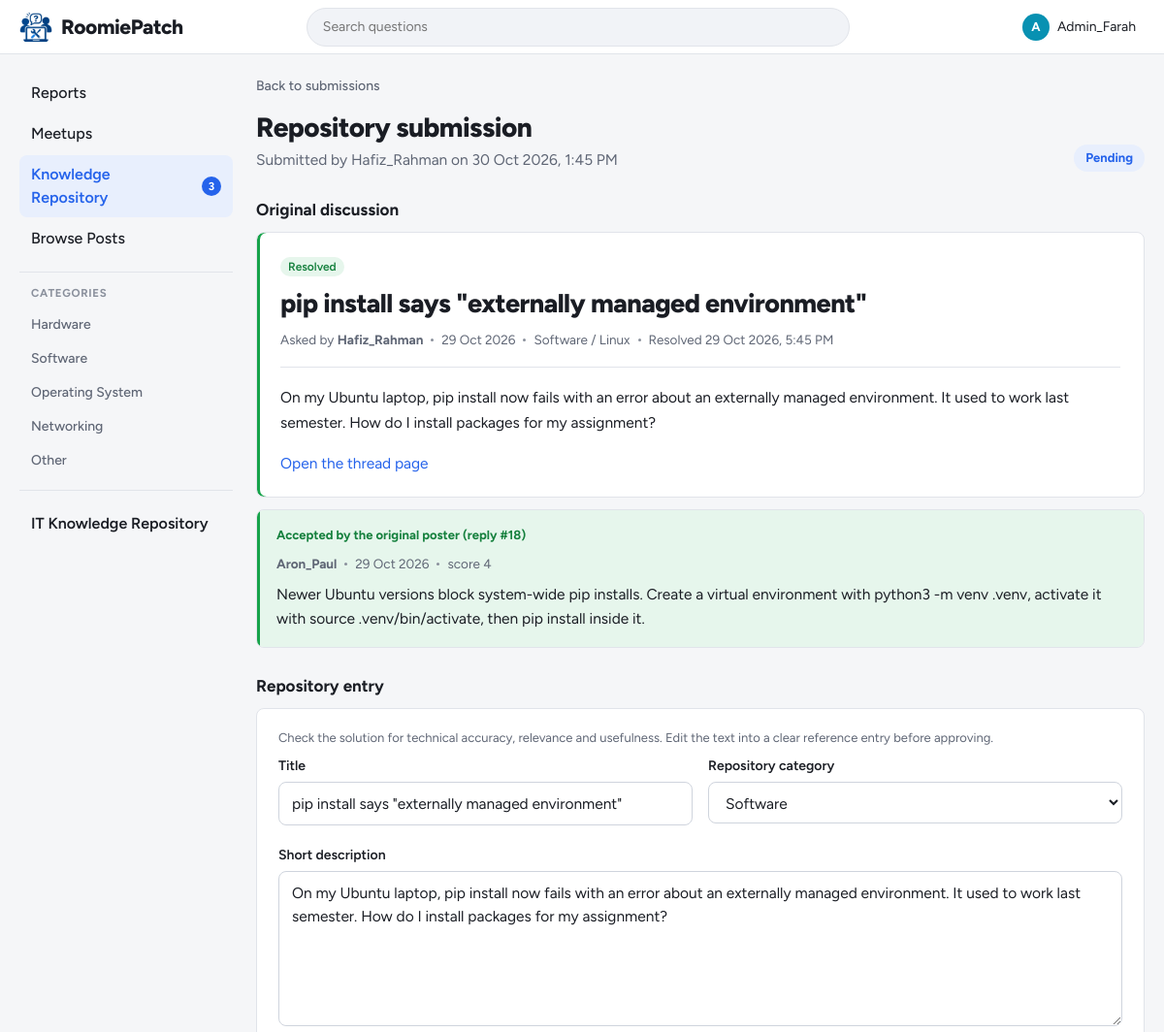
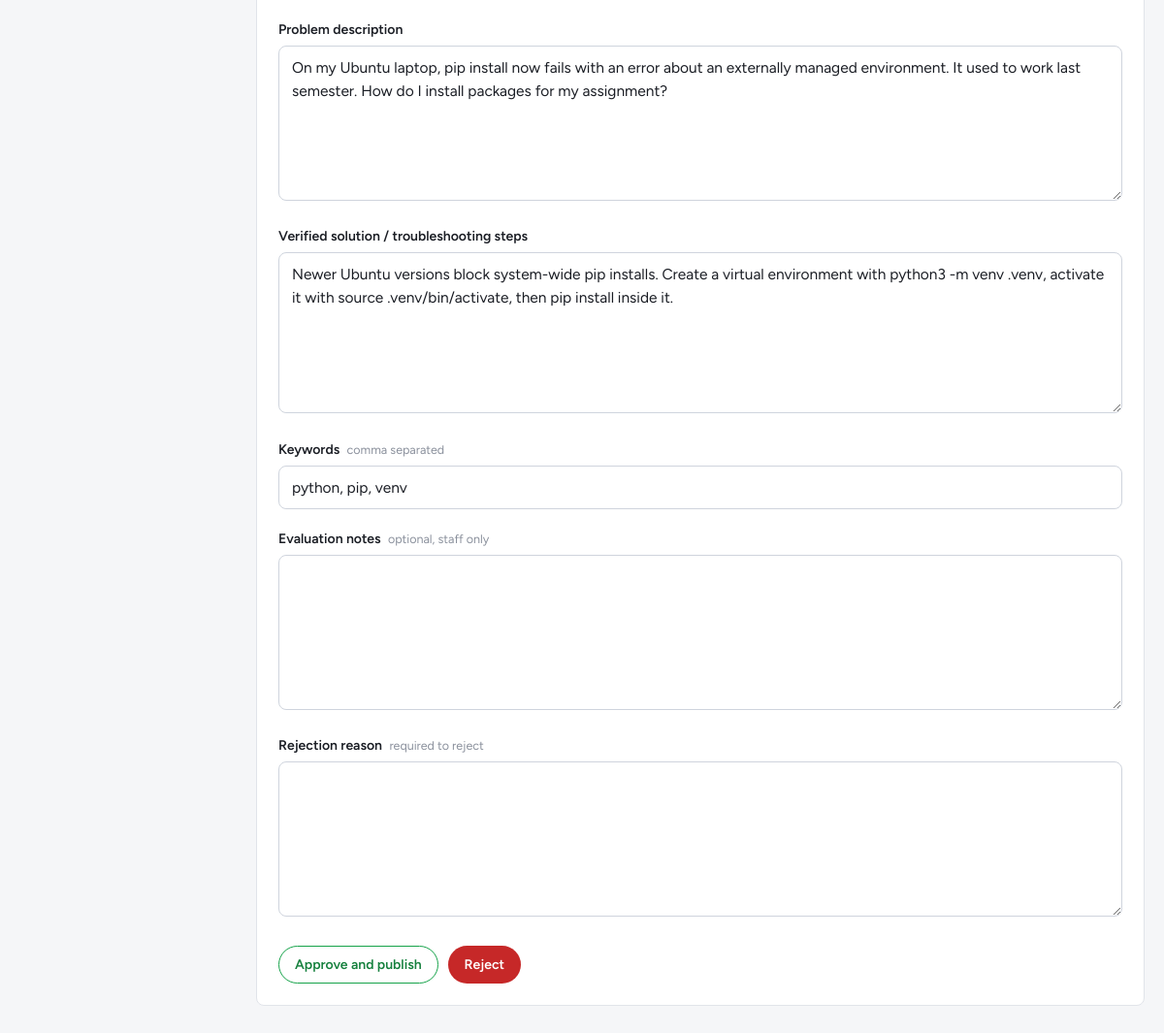
Screenshot of /admin/repository_review.php?id=10 (signed in) with the database file from the repository (2 pictures, top to bottom).
### tables this page shows
CREATE TABLE categories (
    category_id   INT AUTO_INCREMENT PRIMARY KEY,
    category_name VARCHAR(50) NOT NULL UNIQUE
);

CREATE TABLE repository_entries (
    entry_id          INT AUTO_INCREMENT PRIMARY KEY,
    post_id           INT NULL,
    accepted_reply_id INT NULL,
    category          ENUM('Hardware', 'Software', 'Operating System', 'Networking', 'Programming', 'Security', 'General IT') NOT NULL,
    title             VARCHAR(150) NOT NULL,
    summary           VARCHAR(300) NOT NULL,
    problem           TEXT NOT NULL,
    solution          TEXT NOT NULL,
    keywords          VARCHAR(255) NULL,
    contributor_id    INT NULL,                   
    solver_id         INT NULL,                   
    submitted_by      INT NULL,
    submitted_at      DATETIME NOT NULL DEFAULT CURRENT_TIMESTAMP,
    status            ENUM('Pending', 'Approved', 'Rejected') NOT NULL DEFAULT 'Pending',
    reviewed_by       INT NULL,                   
    reviewed_at       DATETIME NULL,
    review_notes      TEXT NULL,
    rejection_reason  TEXT NULL,
    is_published      TINYINT(1) NOT NULL DEFAULT 0,
    published_at      DATETIME NULL,
    unpublished_at    DATETIME NULL,
    UNIQUE KEY uq_repository_post (post_id),
    KEY idx_repository_status (status, is_published),
    KEY idx_repository_category (category),
    KEY idx_repository_published (published_at),
    FOREIGN KEY (post_id) REFERENCES posts(post_id) ON DELETE SET NULL,
    FOREIGN KEY (accepted_reply_id) REFERENCES replies(reply_id) ON DELETE SET NULL,
    FOREIGN KEY (contributor_id) REFERENCES users(user_id) ON DELETE SET NULL,
    FOREIGN KEY (solver_id) REFERENCES users(user_id) ON DELETE SET NULL,
    FOREIGN KEY (submitted_by) REFERENCES users(user_id) ON DELETE SET NULL,
    FOREIGN KEY (reviewed_by) REFERENCES users(user_id) ON DELETE SET NULL
);

CREATE TABLE users (
    user_id   INT AUTO_INCREMENT PRIMARY KEY,
    username  VARCHAR(50)  NOT NULL UNIQUE,
    login_id  VARCHAR(20)  NOT NULL UNIQUE,       
    password  VARCHAR(255) NOT NULL,              
    role      ENUM('student', 'admin') NOT NULL DEFAULT 'student',
     
     
    reputation INT NOT NULL DEFAULT 0,
     
     
    is_certified_technician TINYINT(1) NOT NULL DEFAULT 0,
    bio       TEXT NULL
);

CREATE TABLE posts (
    post_id     INT AUTO_INCREMENT PRIMARY KEY,
    user_id     INT NOT NULL,
    title       VARCHAR(150) NOT NULL,
    description TEXT NOT NULL,
    category_id INT NOT NULL,
    device_os   ENUM('Windows', 'macOS', 'Linux', 'Android', 'iOS', 'Other') NOT NULL,
    tags        VARCHAR(255) NULL,                 
    status      ENUM('Open', 'Resolved') NOT NULL DEFAULT 'Open',
     
     
     
    accepted_reply_id INT NULL,
    resolved_at DATETIME NULL,
    created_at  DATETIME NOT NULL DEFAULT CURRENT_TIMESTAMP,
    KEY idx_posts_resolved_at (resolved_at),
    FOREIGN KEY (user_id) REFERENCES users(user_id) ON DELETE CASCADE,
    FOREIGN KEY (category_id) REFERENCES categories(category_id)
);

CREATE TABLE replies (
    reply_id    INT AUTO_INCREMENT PRIMARY KEY,
    post_id     INT NOT NULL,
    user_id     INT NOT NULL,
    content     TEXT NOT NULL,
    is_resolved TINYINT(1) NOT NULL DEFAULT 0,     
    created_at  DATETIME NOT NULL DEFAULT CURRENT_TIMESTAMP,
    FOREIGN KEY (post_id) REFERENCES posts(post_id) ON DELETE CASCADE,
    FOREIGN KEY (user_id) REFERENCES users(user_id) ON DELETE CASCADE
);

### admin/repository_review.php (the view, shortened to what this page needs)
<?php
require_once '../config/db.php';
$entry_id = (int) get_text('id');
$stmt = $conn->prepare('
    SELECT e.*, c.username AS contributor, s.username AS solver, sb.username AS submitter, rv.username AS reviewer,
           p.title AS post_title, p.description AS post_description, p.status AS post_status,
           p.resolved_at, p.created_at AS post_created, p.device_os, p.tags, cat.category_name
    FROM repository_entries e
    LEFT JOIN users c ON c.user_id = e.contributor_id
    LEFT JOIN users s ON s.user_id = e.solver_id
    LEFT JOIN users sb ON sb.user_id = e.submitted_by
    LEFT JOIN users rv ON rv.user_id = e.reviewed_by
    LEFT JOIN posts p ON p.post_id = e.post_id
    LEFT JOIN categories cat ON cat.category_id = p.category_id
    WHERE e.entry_id = ?');
$stmt->bind_param('i', $entry_id);
$stmt->execute();
$entry = $stmt->get_result()->fetch_assoc();
$technician = is_certified_technician($conn);
$replies = $entry['post_id'] !== null ? get_replies($conn, (int) $entry['post_id'], (int) $_SESSION['user_id']) : [];
$active = 'repository_admin';
include '../includes/header.php';
$tab = strtolower($entry['status']);
?>
<main class="content">
    <a class="back-link" href="<?= BASE_URL ?>admin/repository.php?tab=<?= $tab ?>"><?= icon('chevron-left', 16) ?>Back to submissions</a>
    <div class="page-head page-head-row">
        <div>
            <h1>Repository submission</h1>
            <p>Submitted by <?= e($entry['submitter'] ?? 'deleted user') ?> on <?= e(date('j M Y, g:i A', strtotime($entry['submitted_at']))) ?></p>
        </div>
        <span class="repo-status <?= $tab ?>"><?= e($entry['status']) ?><?= $entry['status'] === 'Approved' && !$entry['is_published'] ? ' (unpublished)' : '' ?></span>
    </div>
    <h2 class="replies-heading">Original discussion</h2>
    <?php if ($entry['post_id'] === null): ?>
        <div class="feed"><div class="empty-state"><strong>The original post was removed</strong>The reviewed entry text below is kept.</div></div>
    <?php else: ?>
        <article class="thread<?= $entry['post_status'] === 'Resolved' ? ' is-resolved' : '' ?>">
            <span class="status-badge <?= $entry['post_status'] === 'Resolved' ? 'resolved' : 'open' ?>"><?= e($entry['post_status']) ?></span>
            <h3 class="thread-title"><?= e($entry['post_title']) ?></h3>
            <div class="thread-meta">
                <span>Asked by <strong><?= e($entry['contributor'] ?? 'deleted user') ?></strong></span>
                <span class="dot" aria-hidden="true"></span>
                <span><?= e(date('j M Y', strtotime($entry['post_created']))) ?></span>
                <span class="dot" aria-hidden="true"></span>
                <span><?= e($entry['category_name']) ?> / <?= e($entry['device_os']) ?></span>
                <span class="dot" aria-hidden="true"></span>
                <span>Resolved <?= $entry['resolved_at'] ? e(date('j M Y, g:i A', strtotime($entry['resolved_at']))) : '-' ?></span>
            </div>
            <div class="thread-body"><?= nl2br(e($entry['post_description'])) ?></div>
            <a href="<?= BASE_URL ?>student/post.php?id=<?= (int) $entry['post_id'] ?>" target="_blank" rel="noopener">Open the thread page</a>
        </article>
        <div class="reply-list review-replies">
            <?php foreach ($replies as $r): ?>
                <?php $accepted = (int) $r['reply_id'] === (int) $entry['accepted_reply_id']; ?>
                <article class="reply<?= $accepted ? ' resolved' : '' ?>">
                    <?php if ($accepted): ?>
                        <div class="resolved-label"><?= icon('check', 16) ?>Accepted by the original poster (reply #<?= (int) $r['reply_id'] ?>)</div>
                    <?php endif; ?>
                    <div class="reply-meta">
                        <strong><?= e($r['username']) ?></strong>
                        <span class="dot" aria-hidden="true"></span>
                        <span><?= e(date('j M Y', strtotime($r['created_at']))) ?></span>
                        <span class="dot" aria-hidden="true"></span>
                        <span>score <?= (int) $r['score'] ?></span>
                    </div>
                    <div class="reply-body"><?= nl2br(e($r['content'])) ?></div>
                </article>
            <?php endforeach; ?>
        </div>
    <?php endif; ?>
    <h2 class="replies-heading">Repository entry</h2>
    <?php if ($entry['status'] === 'Pending' && $technician): ?>
        <form class="form-card" method="post" action="<?= BASE_URL ?>actions/repository_review.php" novalidate>
            <p class="field-hint">Check the solution for technical accuracy, relevance and usefulness. Edit the text into a clear reference entry before approving.</p>
            <div class="form-row">
                <div class="form-group">
                    <label for="title">Title</label>
                    <input class="input" id="title" name="title" maxlength="150" value="<?= e($entry['title']) ?>">
                </div>
                <div class="form-group">
                    <label for="category">Repository category</label>
                    <select class="input" id="category" name="category">
                        <?php foreach (REPO_CATEGORIES as $cat): ?>
                            <option <?= $cat === $entry['category'] ? 'selected' : '' ?>><?= e($cat) ?></option>
                        <?php endforeach; ?>
                    </select>
                </div>
            </div>
            <div class="form-group">
                <label for="summary">Short description</label>
                <textarea class="input" id="summary" name="summary" rows="2" maxlength="300"><?= e($entry['summary']) ?></textarea>
            </div>
            <div class="form-group">
                <label for="problem">Problem description</label>
                <textarea class="input" id="problem" name="problem" rows="4"><?= e($entry['problem']) ?></textarea>
            </div>
            <div class="form-group">
                <label for="solution">Verified solution / troubleshooting steps</label>
                <textarea class="input" id="solution" name="solution" rows="6"><?= e($entry['solution']) ?></textarea>
            </div>
            <div class="form-group">
                <label for="keywords">Keywords <span class="optional">comma separated</span></label>
                <input class="input" id="keywords" name="keywords" maxlength="255" value="<?= e($entry['keywords']) ?>">
            </div>
            <div class="form-group">
                <label for="review_notes">Evaluation notes <span class="optional">optional, staff only</span></label>
                <textarea class="input" id="review_notes" name="review_notes" rows="2"></textarea>
            </div>
            <div class="form-group">
                <label for="rejection_reason">Rejection reason <span class="optional">required to reject</span></label>
                <textarea class="input" id="rejection_reason" name="rejection_reason" rows="2"></textarea>
            </div>
            <div class="form-actions">
                <button type="submit" name="action" value="approve" class="btn btn-resolve"
                        onclick="return confirm('Approve and publish this entry permanently in the IT Knowledge Repository?');"><?= icon('check', 16) ?>Approve and publish</button>
                <button type="submit" name="action" value="reject" class="btn btn-danger"
                        onclick="return confirm('Reject this submission? It will never appear in the repository.');">Reject</button>
            </div>
        </form>
    <?php endif; ?>
</main>
<?php include '../includes/footer.php'; ?>

### includes/sidebar.php (shortened to what this page needs)
<?php
function nav_link($key, $href, $icon_name, $label, $active, $badge = null)
{
    $class = $key === $active ? 'nav-link active' : 'nav-link';
    $current = $key === $active ? ' aria-current="page"' : '';
    $badge_html = '';
    if ($badge !== null) {
        $badge_html = '<span class="nav-badge" data-badge="' . $key . '"' . ($badge > 0 ? '' : ' hidden') . '>'
            . ($badge > 99 ? '99+' : $badge) . '</span>';
    }
    return '<a class="' . $class . '" href="' . BASE_URL . $href . '"' . $current . '>'
        . icon($icon_name) . '<span>' . e($label) . '</span>' . $badge_html . '</a>';
}
?>
<nav class="sidebar" aria-label="Main">
    <?php if ($is_admin): ?>
        <div class="nav-group">
            <?= nav_link('reports', 'admin/dashboard.php', 'flag', 'Reports', $active) ?>
            <?= nav_link('meetups', 'admin/meetups.php', 'meetup', 'Meetups', $active) ?>
            <?php $repo_pending = (int) $conn->query("SELECT COUNT(*) FROM repository_entries WHERE status = 'Pending'")->fetch_row()[0]; ?>
            <?= nav_link('repository_admin', 'admin/repository.php', 'book', 'Knowledge Repository', $active, $repo_pending) ?>
            <?= nav_link('browse', 'student/browse.php', 'list', 'Browse Posts', $active) ?>
        </div>
    <?php endif; ?>
    <div class="nav-group">
        <h2 class="nav-heading">Categories</h2>
        <?php
        $categories = $conn->query('SELECT category_id, category_name FROM categories ORDER BY category_id');
        while ($cat = $categories->fetch_assoc()):
        ?>
            <a class="nav-link nav-link-plain" href="<?= BASE_URL ?>student/browse.php?category=<?= (int) $cat['category_id'] ?>">
                <?= e($cat['category_name']) ?>
            </a>
        <?php endwhile; ?>
    </div>
    <div class="nav-group nav-group-repo">
        <?= nav_link('repository', 'student/repository.php', 'book', 'IT Knowledge Repository', $active) ?>
    </div>
</nav>

### rows the page displays
categories: category_name "Hardware"
categories: category_name "Software"
categories: category_name "Operating System"
categories: category_name "Networking"
categories: category_name "Other"
repository_entries: contributor.username "Hafiz_Rahman", submitted_at "30 Oct 2026, 1:45 PM", status "Pending", post.status "Resolved", post.title "pip install says \"externally managed environment\"", post.created_at "29 Oct 2026", categories.category_name "Software", post.device_os "Linux", post.resolved_at "29 Oct 2026, 5:45 PM", post.description "On my Ubuntu laptop, pip install now fails with an error about an externally managed environment. It used to work last semester. How do I install packages for my assignment?", title "pip install says \"externally managed environment\"", summary "On my Ubuntu laptop, pip install now fails with an error about an externally managed environment. It used to work last semester. How do I install packages for my assignment?", problem "On my Ubuntu laptop, pip install now fails with an error about an externally managed environment. It used to work last semester. How do I install packages for my assignment?", solution "Newer Ubuntu versions block system-wide pip installs. Create a virtual environment with python3 -m venv .venv, activate it with source .venv/bin/activate, then pip install inside it.", keywords "python, pip, venv"
replies: reply_id "18", user.username "Aron_Paul", created_at "29 Oct 2026", score "4", content "Newer Ubuntu versions block system-wide pip installs. Create a virtual environment with python3 -m venv .venv, activate it with source .venv/bin/activate, then pip install inside it."

### other values shown
$letter "A"
$_SESSION['username'] "Admin_Farah"
$label "Reports Meetups Knowledge Repository Browse Posts IT Knowledge Repository"
$badge "3"
form field category "Software"
